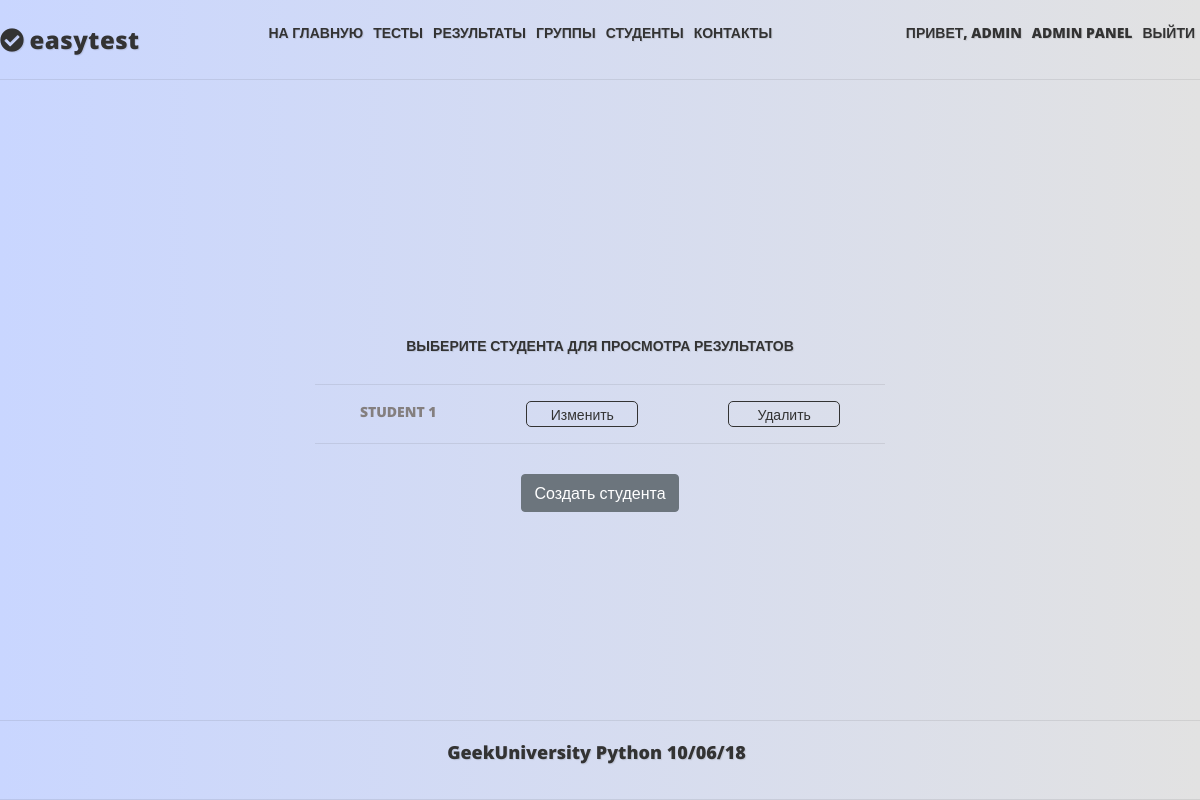
Before: /students/ (signed in) with the older database file.
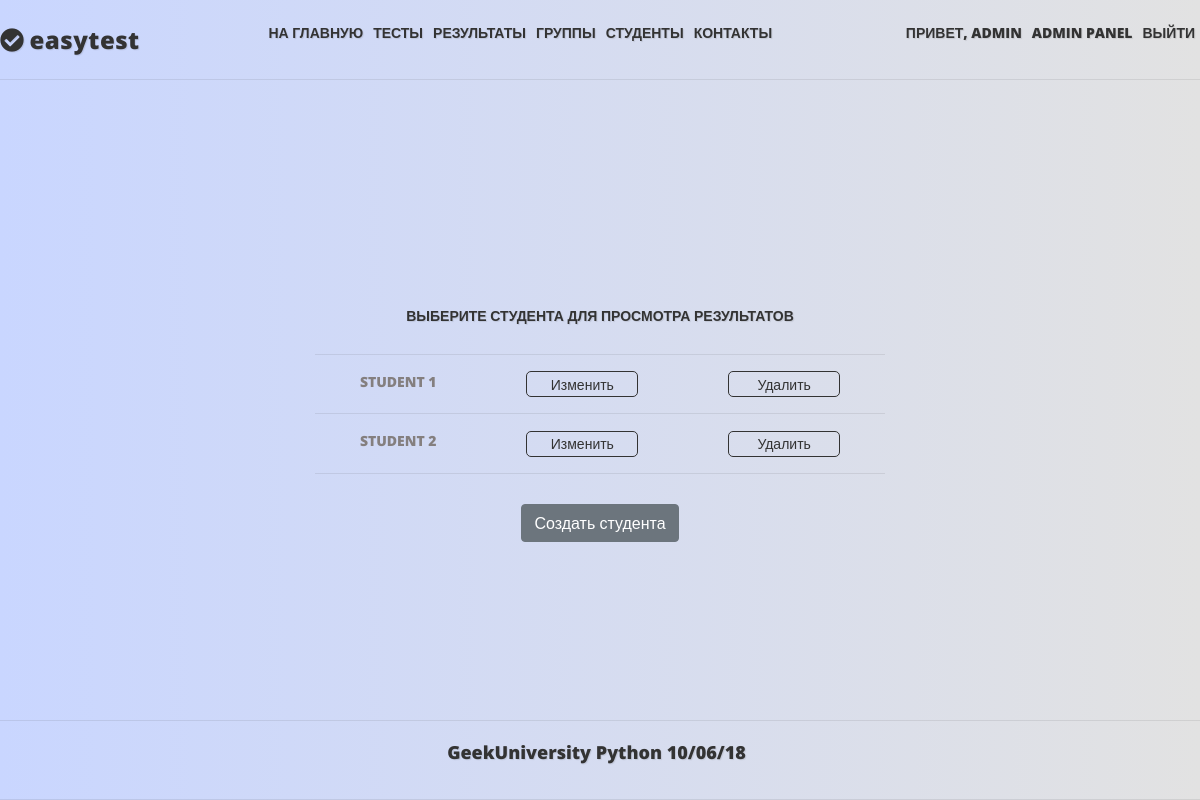
After: the same page with the newer database file.
### mainapp/models.py (models this page shows)
class Student(User):
    class Meta:
        verbose_name = _('Студент')
        verbose_name_plural = _('Студенты')
    teacher = models.ForeignKey(User, null=False, blank=True, related_name='students', on_delete=models.CASCADE)
    in_groups = models.ManyToManyField(Group, blank=True, related_name='students')
    objects = StudentManager()

### mainapp/views.py (the view)
# urls.py: path('students/', mainapp.StudentList.as_view(), name='students'),
class StudentList(StaffPassesTestMixin, ListView):
    model = Student
    def get_queryset(self):
        return self.model.objects.get_students(self.request.user)

### mainapp/models.py (called while the page is built)
    def get_students(self, pk):
        return self.filter(teacher=pk)

### mainapp/views.py (called while the page is built)
    def test_func(self):
        return self.request.user.is_staff

### mainapp/templates/mainapp/student_list.html (shortened to what this page needs)
{% extends "base.html" %}
{% load static i18n %}
{% block content %}
    <div class="center_full">
        {% if object_list %}
            <h2>{% trans 'Выберите студента для просмотра результатов' %}</h2>
            <div class="list_container">
                {% for object in object_list %}
                    <div class="iter_list">
                        <a href="{% url 'mainapp:results' object.pk %}">{{ object.first_name }}</a>
                        <a href="{% url 'mainapp:student_update' object.pk %}" class="a_button">{% trans 'Изменить' %}</a>
                        <form method="post" action="{% url 'mainapp:student_delete' object.pk %}">
                            <button class="base_link" type="submit">
                                {% trans 'Удалить' %}
                            </button>
                        </form>
                    </div>
                {% endfor %}
            </div>
        {% else %}
            <h2>{% trans 'Еще нет ни одного студента' %}</h2>
        {% endif %}
        <a class="btn btn-secondary" href="{% url 'mainapp:student_create' %}">{% trans 'Создать студента' %}</a>
    </div>
{% endblock content %}

Changed rows visible on the page:
added Student: first_name "STUDENT 2"
